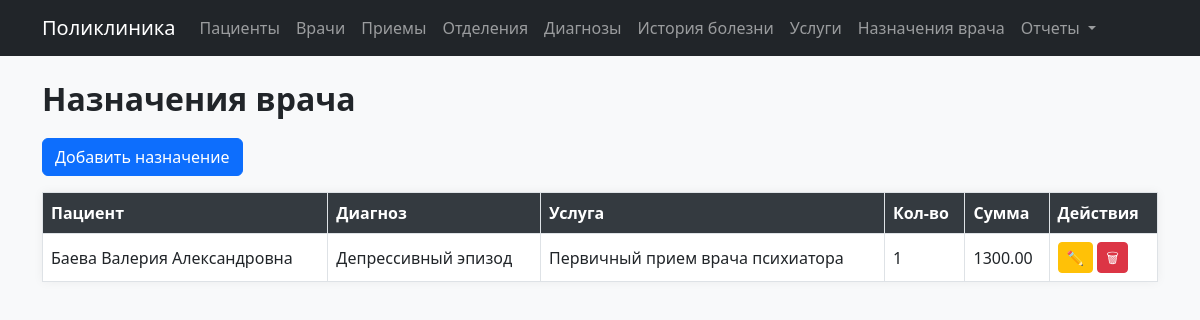
The page /prescriptions on the database its author committed.
### models.py (models this page shows)
class Prescription(db.Model):
    __tablename__ = 'prescriptions'
    id = db.Column(db.Integer, primary_key=True)
    history_id = db.Column(db.Integer, db.ForeignKey('medical_records.id'))
    service_id = db.Column(db.Integer, db.ForeignKey('services.id'))
    quantity = db.Column(db.Integer)
    total_price = db.Column(db.Numeric(10, 2))

class Patient(db.Model):
    __tablename__ = 'patients'
    id = db.Column(db.Integer, primary_key=True)
    full_name = db.Column(db.String(100), nullable=False)
    birth_date = db.Column(db.Date)
    gender = db.Column(db.String(10))
    phone = db.Column(db.String(20))
    address = db.Column(db.Text)
    insurance_number = db.Column(db.String(30))
    appointments = db.relationship('Appointment', backref='patient', lazy=True)
    medical_records = db.relationship('MedicalRecord', backref='patient', lazy=True)

class Diagnosis(db.Model):
    __tablename__ = 'diagnoses'
    id = db.Column(db.Integer, primary_key=True)
    code = db.Column(db.String(10))
    name = db.Column(db.String(100))
    description = db.Column(db.Text)
    medical_records = db.relationship('MedicalRecord', backref='diagnosis', lazy=True)

class Service(db.Model):
    __tablename__ = 'services'
    id = db.Column(db.Integer, primary_key=True)
    name = db.Column(db.String(100))
    price = db.Column(db.Numeric(10, 2))
    duration_min = db.Column(db.Integer)
    prescriptions = db.relationship('Prescription', backref='service', lazy=True)

### modules/prescriptions.py (the view)
@prescriptions_bp.route('/prescriptions')
def list_prescriptions():
    prescriptions = Prescription.query.all()
    return render_template('prescriptions/list.html', prescriptions=prescriptions)

### templates/prescriptions/list.html
{% extends 'index.html' %}
{% block content %}
<h2>Назначения врача</h2>
<a href="/prescriptions/new" class="btn btn-primary mb-3">Добавить назначение</a>
<table class="table table-bordered">
    <thead>
        <tr>
            <th>Пациент</th>
            <th>Диагноз</th>
            <th>Услуга</th>
            <th>Кол-во</th>
            <th>Сумма</th>
            <th>Действия</th>
        </tr>
    </thead>
    <tbody>
        {% for p in prescriptions %}
        <tr>
            <td>{{ p.medical_record.patient.full_name }}</td>
            <td>{{ p.medical_record.diagnosis.name }}</td>
            <td>{{ p.service.name }}</td>
            <td>{{ p.quantity }}</td>
            <td>{{ p.total_price }}</td>
            <td>
                <a href="/prescriptions/{{ p.id }}/edit" class="btn btn-sm btn-warning">✏️</a>
                <a href="/prescriptions/{{ p.id }}/delete" class="btn btn-sm btn-danger">🗑</a>
            </td>
        </tr>
        {% endfor %}
    </tbody>
</table>
{% endblock %}

### static/style.css (style rules this page uses)
body { background-color: #f8f9fa; font-family: 'Segoe UI', sans-serif; }
h2 { font-weight: 600; margin-bottom: 20px; }
.table { background-color: #fff; box-shadow: 0 0 10px rgba(0,0,0,0.05); }
.table th { background-color: #343a40; color: white; }
.table td, .table th { vertical-align: middle; }
.btn { font-weight: 500; }
.btn-sm { padding: 0.25rem 0.5rem; }

### rows shown on the page
Prescription: medical_record.patient.full_name "Баева Валерия Александровна", medical_record.diagnosis.name "Депрессивный эпизод", service.name "Первичный прием врача психиатора", quantity "1", total_price "1300.00"
